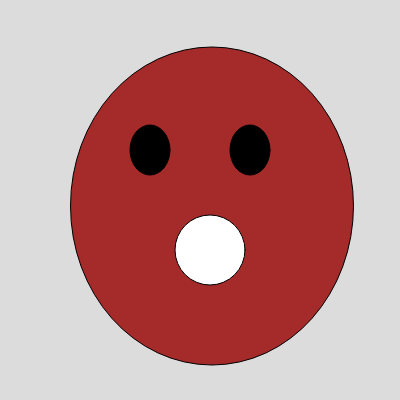
Frame 1 (no input)
Frame 60 (no input): identical to frame 1, image omitted
Frame 120 (the mouse pressed at the canvas centre since frame 60): identical to frame 1, image omitted

The p5.js sketch that drew this single still picture (run headless with seeded random() and noise() and a simulated clock; from frame 60 on, the mouse is pressed at the canvas centre):

// p5.js sketch
// ── sketch.js
function setup() {
  createCanvas(400, 400);
  for(i = 1; i < 10;i=i+2){
    console.log(i);
  }
}

function draw() {
  background(220);
  fill("brown");
  ellipse(212,206,283,318);
  fill("black");
  ellipse(150,150,40,50);
  ellipse(250,150,40,50);
  fill("white");
  ellipse(210,250,70,70);
  
}
